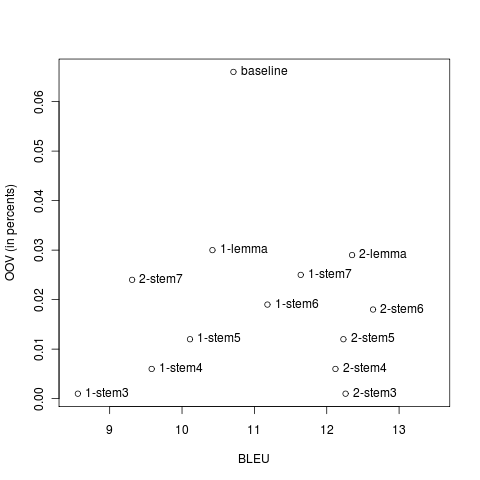

Here is the R script that generated this plot:
png("czru.png")
BLEU<-c(10.71, 10.42, 8.56, 9.58, 10.11, 11.18, 11.64, 12.35, 12.26, 12.12, 12.23, 12.64, 9.31)
OOV<-c(0.066, 0.030, 0.001, 0.006, 0.012, 0.019, 0.025, 0.029, 0.001, 0.006, 0.012, 0.018, 0.024)
natpisi<-c("baseline", "1-lemma", "1-stem3", "1-stem4", "1-stem5", "1-stem6", "1-stem7", "2-lemma", "2-stem3", "2-stem4", "2-stem5", "2-stem6", "2-stem7 ")
plot(BLEU,OOV, xlim=c(8.5,13.5), ylab="OOV (in percents)")
text(BLEU, OOV, natpisi, pos=4)
dev.off()